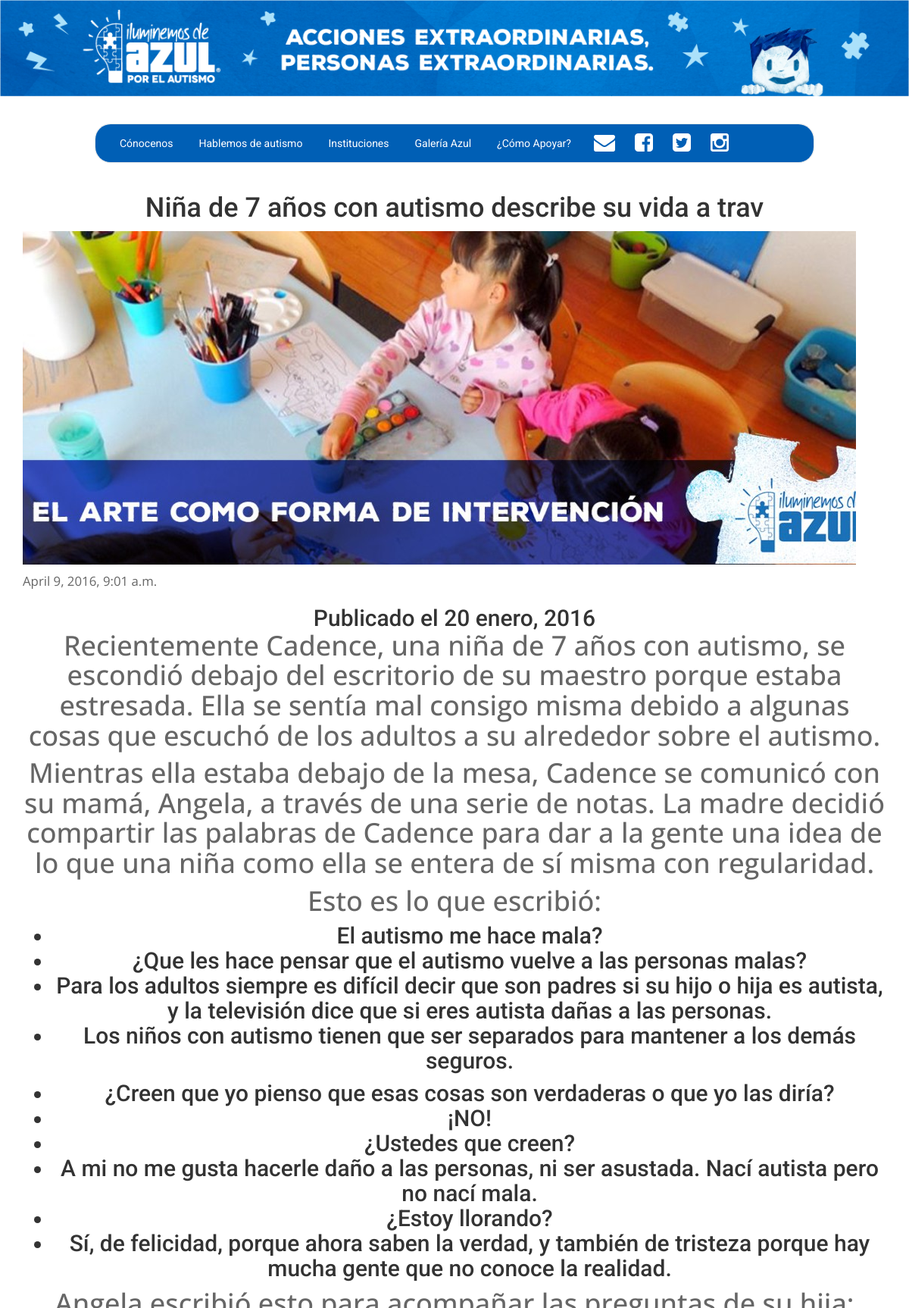
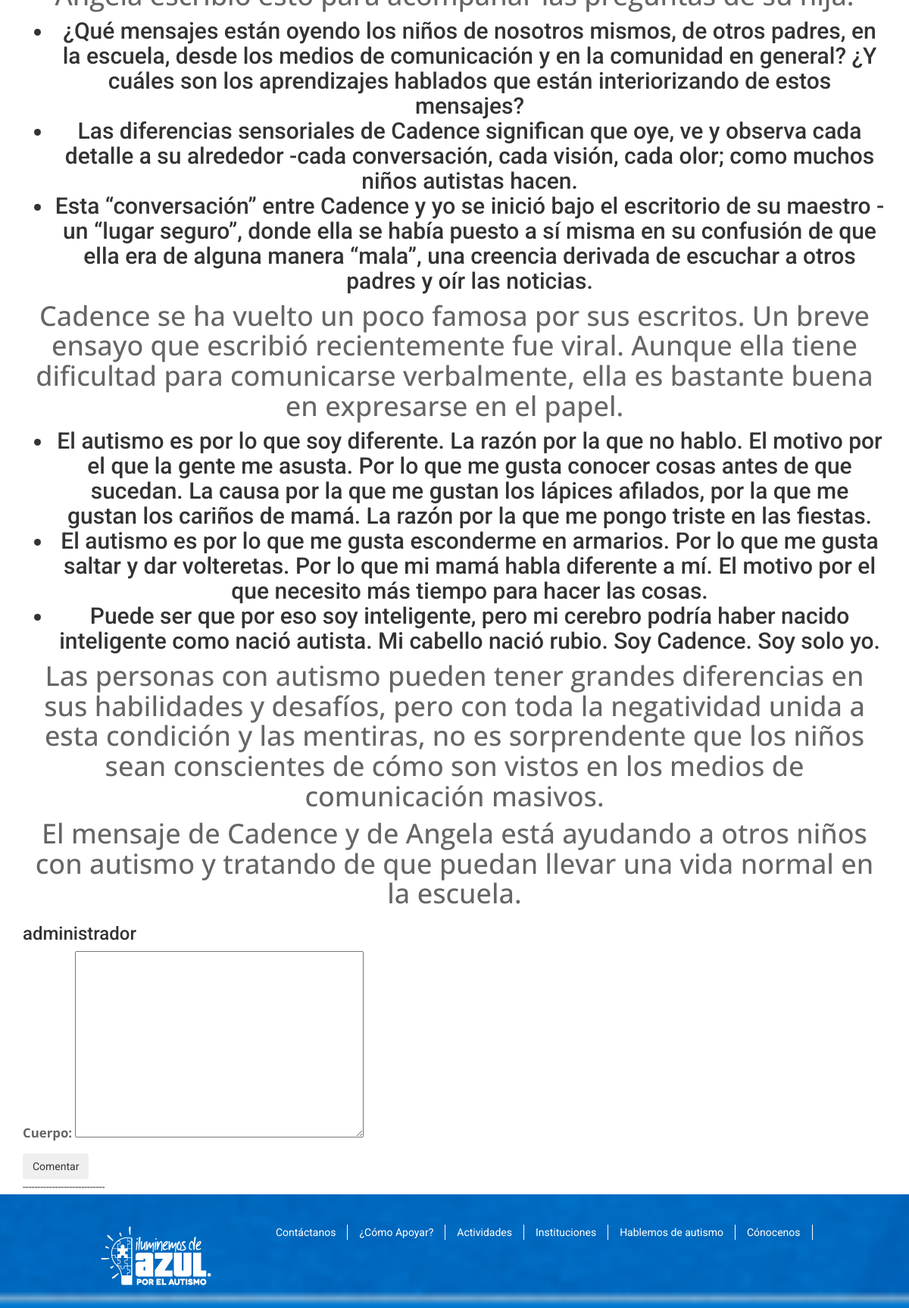
Page /posts/detalle8 on the committed database (2 pictures, top to bottom).
### posts/models.py (models this page shows, shortened)
class Post(models.Model):
	titulo=models.CharField(max_length=50)
	slug=models.SlugField(max_length=50, blank=True,null=True)
	resume=models.TextField(blank=True,null=True)
	cuerpo=models.TextField()
	fecha=models.DateTimeField(auto_now=True)
	publicado=models.BooleanField(default=True)
	autor=models.ForeignKey(User,related_name='posts_publicados',blank=True,null=True)
	imagen=models.ImageField(upload_to="img_post",blank=True,null=True)

### posts/views.py (the view, shortened to what this page needs)
class PostDetailView(View):
	def get(self,request,objeto):
		post=Post.objects.get(pk=objeto)
		form=ComentarioForm()
		comments=post.comentarios.all()
		template="posts/detalle.html"
		context={
		'post':post,
		'form':form,
		'comments':comments
		}
		return render(request,template,context)

### posts/forms.py
class ComentarioForm(forms.ModelForm):
	class Meta:
		model=Comentario
		fields=('cuerpo',)

### templates/posts/detalle.html (shortened to what this page needs)
{%extends 'base.html'%}
{%load static%}
{%block content%}
    <section class="container">
      <h1>{{post.titulo}}</h1>
    <p><img src="{{MEDIA_URL}}media/img_post/arte_Z63tG3v.jpg"></p>
    <p>{{post.fecha}}</p>
    <h2>{% autoescape off %} {{ post.cuerpo}}{% endautoescape %}</h2>
    <h3>{{post.autor}}</h3>
    <form method="post" action="{%url 'detalle' post.pk%}">
        {{form.as_p}}
        <input type="submit" class="btn green" value="Comentar"/>
    </form>
    {%for comment in comments%}
    ****************************
    <h4>{{comment.name}} - {{comment.fecha}}</h4>
    <p>{{comment.cuerpo}}</p>
    {%empty%}
    ----------------------------
    {%endfor%}
</section>
{%endblock content%}

### static/css/style.css (style rules this page uses)
body { font-family: 'Roboto', sans-serif; }
p { font-family: 'Open Sans', sans-serif; color:#666; font-size: 1.2em; }
h2 { text-align:center; }
.container ul li { padding: 0px 2px 0px 2px; }
.news h2, h1 { text-align: center; }

### rows in the picture
Post: titulo "Niña de 7 años con autismo describe su vida a trav", fecha "April 9, 2016, 9:01 a.m.", cuerpo "Publicado el 20 enero, 2016 Recientemente Cadence, una niña de 7 años con autismo, se escondió debajo del escritorio de su maestro porque estaba estresada. Ella se sentía mal consigo misma debido a algunas cosas que escuchó de los adultos a su alrededor sobre el autismo. Mientras ella estaba debajo de la mesa, Cadence se comunicó con su mamá, Angela, a través de una serie de notas. La madre decidió compartir las palabras de Cadence para dar a la gente una idea de lo que una niña como ella se entera de sí misma con regularidad. Esto es lo que escribió: El autismo me hace mala? ¿Que les hace pensar que el autismo vuelve a las personas malas? Para los adultos siempre es difícil decir que son…", autor "administrador"
